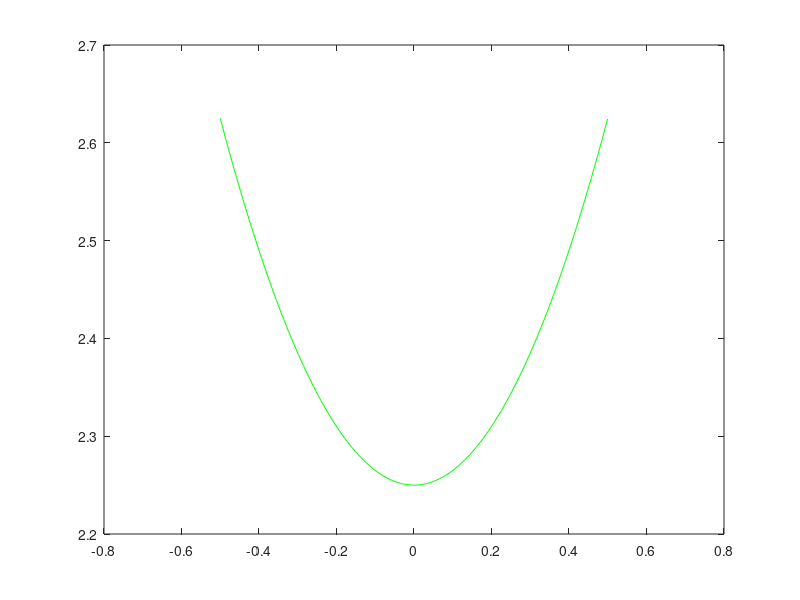

This chart was generated by the following MATLAB code:
clc;

%Index for 3d orbitals
d3z2r2=1;
dx2y2=2;
dxy=3;
dyz=4;
dxz=5;

%Index for 2p orbitals {Strong LS coupling implies the J-mj states are used}
p3232=1;
p3212=2;
p32n12=3;
p32n32=4;

%Index for spins of 3d orbital electrons
s_up=1;
s_down=2;

%Polarization Index
p_x=1;
p_y=2;
p_z=3;


%{
Defining the M matrix:
Since the matrix elements in the cross-section depend on the initial 
orbital, final orbital and the polarization we will define a 4-d matrix 
to store each value.
 
1)  First index gives the p orbitals from whcih transition occurs (No spin
accounted here since 2p orbitals have strong LS coupling) (4 values)
2)  Second index is the allowed 3d orbitals (5 values)
3)  Third index is the spins for electrons in 3d orbitals (up or down,2 values)
4)  Fourth index represents the polarization(5 values, sigma, pi and linearly
polarized light in x y and z directions)
%}

M =  zeros(4,5,2,5);

% All the matrix elements not defined here are zero;
M(p3232,dx2y2,s_up,p_x)=(-sqrt(6)/2);
M(p3232,dx2y2,s_up,p_y)=(-1i*sqrt(6)/2);

M(p32n12,dx2y2,s_up,p_x)=sqrt(.5);
M(p32n12,dx2y2,s_up,p_y)=(-1i*sqrt(.5));

M(p3212,dx2y2,s_down,p_x)=-sqrt(.5);
M(p3212,dx2y2,s_down,p_y)=(-1i*sqrt(.5));

M(p32n32,dx2y2,s_down,p_x)=(sqrt(6)/2);
M(p32n32,dx2y2,s_down,p_y)=(-1i*sqrt(6)/2);


M(p3232,d3z2r2,s_up,p_x)=sqrt(.5);
M(p3232,d3z2r2,s_up,p_y)=(-1i*sqrt(.5));

M(p3212,d3z2r2,s_up,p_z)=4/sqrt(6);

M(p32n12,d3z2r2,s_up,p_x)=-1/sqrt(6);
M(p32n12,d3z2r2,s_up,p_y)=(-1i/sqrt(6));

M(p3212,d3z2r2,s_down,p_x)=1/sqrt(6);
M(p3212,d3z2r2,s_down,p_y)=(-1i/sqrt(6));

M(p32n12,d3z2r2,s_down,p_z)=4/sqrt(6);

M(p32n32,d3z2r2,s_down,p_x)=-sqrt(.5);
M(p32n32,d3z2r2,s_down,p_y)=(-1i*sqrt(.5));


M(p3232,dxy,s_up,p_x)=(1i*sqrt(6)/2);
M(p3232,dxy,s_up,p_y)=-sqrt(6)/2;

M(p32n12,dxy,s_up,p_x)=1i*sqrt(.5);
M(p32n12,dxy,s_up,p_y)=sqrt(.5);

M(p3212,dxy,s_down,p_x)=1i*sqrt(.5);
M(p3212,dxy,s_down,p_y)=-sqrt(.5);

M(p32n32,dxy,s_down,p_x)=1i*sqrt(6)/2;
M(p32n32,dxy,s_down,p_y)=sqrt(6)/2;


M(p3232,dyz,s_up,p_z)=-1i*sqrt(6)/2;

M(p3212,dyz,s_up,p_y)=-sqrt(2);

M(p32n12,dyz,s_up,p_z)=-1i*sqrt(.5);

M(p3212,dyz,s_down,p_z)=-1i*sqrt(.5);

M(p32n12,dyz,s_down,p_y)=-sqrt(2);

M(p32n32,dyz,s_down,p_z)=-1i*sqrt(6)/2;


M(p3232,dxz,s_up,p_z)=sqrt(6)/2;

M(p3212,dxz,s_up,p_x)=-sqrt(2);

M(p32n12,dxz,s_up,p_z)=-sqrt(.5);

M(p3212,dxz,s_down,p_z)=sqrt(.5);

M(p32n12,dxz,s_down,p_x)=-sqrt(2);

M(p32n32,dxz,s_down,p_z)=-sqrt(6)/2;

%%%%%%%%%%%%%%%%%%%%%%%%%%%%%%%%%%%%%%%%%%%%%%%%%%%%%%%%%%%%%%%%%%%%%%%%%%%%%%%%%%%%%%%%%%%%%%%%%%%%%%%%%%%%%%%%%%%

%{
Incident and reflected angles 
Theta  gives information on the momentum that is passed into the 2d substrate. 
The phi angles gives information on crystal axis along which it is passed.
%}
theta_i=0;
phi=0;          % incoming and outgoing phi angles are same
theta_o=0;


%{
Experimental angles
delta - refers to the tilting angle of the substrate
theta - Half angle of the incoming and outgoing orientation. Either 45 ( 2theta=90 ) or 65 for 2theta=130;
%}
delta=-pi/4:.01:pi/4;
theta=pi/4;  

% The crossection dependence is calculated with respect to q_par which is
% the momentum transferred parallel into the surface

k=.5;   % Place holder for incoming photon momentum since we plol arbitraty units of intensity we are free to choose its value.

q_par=2*k*sin(theta)*sin(delta);

%Plot the q-par dependence w.r.t to delta

%plot(delta,q_par);


%{ 
So far we have defined all of the necessary paramters associated with the
experiment. However our cross-section values are all w.r.t x, y z
polarizations alone. With delta and phi being our probing parameters we
will from now on we will have sigma and pi polarizations. These can then be
expressed in the x-y-z polarization basis with appropriate prefactors
dependent on probing parameters there will be seperate parameteris for
incoming and outgoing. However pi polarization parameters are exactly the
same
%}

p_pi_x = cos(phi-pi/2);
p_pi_y = sin(phi-pi/2);
p_pi_z = 0;

p_sigma_x_in = -sin(phi-pi/2)*cos(pi/2-theta);
p_sigma_y_in = cos(delta).*cos(phi-pi/2).*cos(pi/2-theta) - sin(delta).*sin(pi/2-theta);
p_sigma_z_in = sin(delta).*cos(phi-pi/2).*cos(pi/2-theta) + cos(delta).*sin(pi/2-theta);

p_sigma_x_out = sin(phi-pi/2)*cos(pi/2-theta);
p_sigma_y_out = -cos(delta).*cos(phi-pi/2).*cos(pi/2-theta) - sin(delta).*sin(pi/2-theta);
p_sigma_z_out = -sin(delta).*cos(phi-pi/2).*cos(pi/2-theta) + cos(delta).*sin(pi/2-theta);

% We will start calculation for pi-polarizad light that excites a spin-up
% electron.


%%%%%%%%%%%%%%%%%%%%%%%%%%%%%%%%%%%%%%%%%%%%%%%%%%%%%%%%%%%%%%%%%%%%%%%%%%%%%%%%%%%%%%%%%%%%%%%%%%%%%%%%%%%

% The ground state of the Cuprate ion is dominated by the dx2y2 orbit. The
% ground state spin can have arbitrary orientations represented using the 
% Spin Orientation angles .

theta_s = pi/2;
phi_s =pi/4;

%The spin part is represented in the Sz basis with |+> and |->  as the basis states. 
%Spinors which are the basis vectors |+> and |-> aligned along z axis are
%defined below:
spinor_up = [1;0];
spinor_down = [0;1];

%Ground State Spins are then given as follows:

os_up=  cos(theta_s/2)*exp(-1i*phi_s).*spinor_up + sin(theta_s/2).*spinor_down;
os_down = sin(theta_s/2)*exp(-1i*phi_s).*spinor_up - cos(theta_s/2).*spinor_down;


%%%%%%%%%%%%%%%%%%%%%%%%%%%%%%%%%%%%%%%%%%%%%%%%%%%%%%%%%%%%%%%%%%%%%%%%%%%%%%%%%%%%%%%%%%%%%%%%%%%%%%%%%%

%{ 
Our transitions occur in a 2 step process. In hole language:
Step 1
    3dx2y2 hole is de-excited into any of the 2p orbitals.
Step 2
    2p hole is then excited to any of the other 3d orbitals

The orbitals do have corresponding spins.
The allowed channels for each of these transitions correspond to the
non-zero matrix elements of the Dipole operator.
%}




% Elastic line - Ground state to dx2y2|spin_down>. There are two possible
% transitions for this channel thru 2p3232 and 2p32n12. Incoming light could
% be sigma or pi polarized. The outgoing light polarization is not measured
% so it is summed over both sigma and pi polarization


% Incoming light pi polarized \\Same as outgoing light polarization

dx2y2up3232 = M(p3232,dx2y2,s_up,p_x)*p_pi_x + M(p3232,dx2y2,s_up,p_y)*p_pi_y;  % We know that p_pi_z=0
dx2y2up32n12= M(p32n12,dx2y2,s_up,p_x)*p_pi_x + M(p32n12,dx2y2,s_up,p_y)*p_pi_y;  % We know that p_pi_z=0

% Incoming light sigma polarized

dx2y2up3232_sigma = M(p3232,dx2y2,s_up,p_x)*p_sigma_x_in + M(p3232,dx2y2,s_up,p_y)*p_sigma_y_in + M(p3232,dx2y2,s_up,p_z)*p_sigma_z_in;
dx2y2up32n12_sigma = M(p32n12,dx2y2,s_up,p_x)*p_sigma_x_in + M(p32n12,dx2y2,s_up,p_y)*p_sigma_y_in + M(p32n12,dx2y2,s_up,p_z)*p_sigma_z_in;


% Outgoing light sigma polarized

dx2y2up3232_sigma_out = M(p3232,dx2y2,s_up,p_x)*p_sigma_x_out + M(p3232,dx2y2,s_up,p_y)*p_sigma_y_out + M(p3232,dx2y2,s_up,p_z)*p_sigma_z_out;
dx2y2up32n12_sigma_out = M(p32n12,dx2y2,s_up,p_x)*p_sigma_x_out + M(p32n12,dx2y2,s_up,p_y)*p_sigma_y_out + M(p32n12,dx2y2,s_up,p_z)*p_sigma_z_out;



C1 = conj(conj(dx2y2up3232_sigma_out).*dx2y2up3232).*(conj(dx2y2up3232_sigma_out).*dx2y2up3232)*(conj(os_up'*spinor_up).*(os_up'*spinor_up));
C2 = conj(conj(dx2y2up3232).*dx2y2up3232).*(conj(dx2y2up3232).*dx2y2up3232)*(conj(os_up'*spinor_up).*(os_up'*spinor_up));
C3 = conj(conj(dx2y2up32n12_sigma_out).*dx2y2up3232).*(conj(dx2y2up32n12_sigma_out).*dx2y2up3232)*(conj(os_up'*spinor_up).*(os_up'*spinor_up));
C4 = conj(conj(dx2y2up32n12).*dx2y2up3232).*(conj(dx2y2up32n12).*dx2y2up3232)*(conj(os_up'*spinor_up).*(os_up'*spinor_up));

cs = C1+C2+C3+C4;

plot(q_par,cs,'g');
































%%%%%%%%%%%%%%%%%%%%%%%%%%%%%%%%%%%%%%%%%%%%%%%%%%%%%%%%%%%%%%%%%%%%%%%%%%%%%%%%%%%%%%%%%%%%%%%%

%{
 we assume that the dx2y2_down is the ground state of the hole from which
% all transitions occur.

% csd3z2r2_up = dx2y2-> 2p orbital then 2p->d3z2r2_up


%For incoming pi-polarized light these are the orbital parts
dx2y2down3212 = M(p3212,dx2y2,s_down,p_x)*p_pi_x + M(p3212,dx2y2,s_down,p_y)*p_pi_y;  % We know that p_pi_z=0

d3z2r2upp3212_pi_out = M(p3212,d3z2r2,s_up,p_x)*p_pi_x + M(p3212,d3z2r2,s_up,p_y)*p_pi_y;

d3z2r2upp3212_sigma_out = M(p3212,d3z2r2,s_up,p_x)*p_sigma_x_out+ M(p3212,d3z2r2,s_up,p_y)*p_sigma_y_out +M(p3212,d3z2r2,s_up,p_z)*p_sigma_z_out;

% Here we have to account for the spin parts as well. The ground state is
% in a mixed state of up and down spinors while the final state is either
% in spin up or down along the quantization axis. 

p=conj((conj(d3z2r2upp3212_pi_out).*dx2y2down3212)).*conj(d3z2r2upp3212_pi_out).*dx2y2down3212;
disp(p);

csd3zr2up_pi =(conj((conj(d3z2r2upp3212_sigma_out).*dx2y2down3212)).*conj(d3z2r2upp3212_sigma_out).*dx2y2down3212 + conj((conj(d3z2r2upp3212_pi_out).*dx2y2down3212)).*conj(d3z2r2upp3212_pi_out).*dx2y2down3212) *(conj(os_down'*spinor_up)*(os_down'*spinor_up))  ;

plot(q_par,csd3zr2up_pi,'g'); hold on;

%For incoming sigma polarized light
dx2y2down3212_sigma = M(p3212,dx2y2,s_down,p_x)*p_sigma_x_in + M(p3212,dx2y2,s_down,p_y)*p_sigma_y_in + M(p3212,dx2y2,s_down,p_z)*p_sigma_z_in;

csd3z2r2up_sigma = (conj(d3z2r2upp3212_sigma_out).*dx2y2down3212_sigma).*conj(conj(d3z2r2upp3212_sigma_out).*dx2y2down3212_sigma) + (conj(d3z2r2upp3212_pi_out).*dx2y2down3212_sigma).*conj(conj(d3z2r2upp3212_pi_out).*dx2y2down3212_sigma);

plot(q_par,csd3z2r2up_sigma,'b');




%{
%From p3232 the following transitions are possible. (Spin also accounted for)

%p3232

dx2y2upp3232_pi = M(p3232,dx2y2,s_up,p_x)*p_pi_x + M(p3232,dx2y2,s_up,p_y)*p_pi_y;
dx2y2upp3232_sigma = M(p3232,dx2y2,s_up,p_x)*p_sigma_x_out+ M(p3232,dx2y2,s_up,p_y)*p_sigma_y_out +M(p3232,dx2y2,s_up,p_z)*p_sigma_z_out;
d3z2r2upp3232_pi = M(p3232,d3z2r2,s_up,p_x)*p_pi_x + M(p3232,d3z2r2,s_up,p_y)*p_pi_y;
d3z2r2upp3232_sigma = M(p3232,d3z2r2,s_up,p_x)*p_sigma_x_out+ M(p3232,d3z2r2,s_up,p_y)*p_sigma_y_out +M(p3232,d3z2r2,s_up,p_z)*p_sigma_z_out;
dxyupp3232_pi = M(p3232,dxy,s_up,p_x)*p_pi_x + M(p3232,dxy,s_up,p_y)*p_pi_y;
dxyupp3232_sigma = M(p3232,dxy,s_up,p_x)*p_sigma_x_out+ M(p3232,dxy,s_up,p_y)*p_sigma_y_out +M(p3232,dxy,s_up,p_z)*p_sigma_z_out;
dyzupp3232_pi = M(p3232,dyz,s_up,p_x)*p_pi_x + M(p3232,dyz,s_up,p_y)*p_pi_y;
dyzupp3232_sigma = M(p3232,dyz,s_up,p_x)*p_sigma_x_out+ M(p3232,dyz,s_up,p_y)*p_sigma_y_out +M(p3232,dyz,s_up,p_z)*p_sigma_z_out;
dxzupp3232_pi = M(p3232,dxz,s_up,p_x)*p_pi_x + M(p3232,dxz,s_up,p_y)*p_pi_y;
dxzupp3232_sigma = M(p3232,dxz,s_up,p_x)*p_sigma_x_out+ M(p3232,dxz,s_up,p_y)*p_sigma_y_out +M(p3232,dxz,s_up,p_z)*p_sigma_z_out;

% The second p oribtal - p3212
dx2y2up3212 = M(p3212,dx2y2,s_up,p_x)*p_pi_x + M(p3212,dx2y2,s_up,p_y)*p_pi_y;

dx2y2downp3212_pi = M(p3212,dx2y2,s_down,p_x)*p_pi_x + M(p3212,dx2y2,s_down,p_y)*p_pi_y;
dx2y2downp3212_sigma = M(p3212,dx2y2,s_down,p_x)*p_sigma_x_out+ M(p3212,dx2y2,s_down,p_y)*p_sigma_y_out +M(p3212,dx2y2,s_down,p_z)*p_sigma_z_out;
d3z2r2upp3212_pi = M(p3212,d3z2r2,s_up,p_x)*p_pi_x + M(p3212,d3z2r2,s_up,p_y)*p_pi_y;
d3z2r2upp3212_sigma = M(p3212,d3z2r2,s_up,p_x)*p_sigma_x_out+ M(p3212,d3z2r2,s_up,p_y)*p_sigma_y_out +M(p3212,d3z2r2,s_up,p_z)*p_sigma_z_out;
d3z2r2downp3212_pi = M(p3212,d3z2r2,s_down,p_x)*p_pi_x + M(p3212,d3z2r2,s_down,p_y)*p_pi_y;
d3z2r2downp3212_sigma = M(p3212,d3z2r2,s_down,p_x)*p_sigma_x_out+ M(p3212,d3z2r2,s_down,p_y)*p_sigma_y_out +M(p3212,d3z2r2,s_down,p_z)*p_sigma_z_out;
dyzupp3212_pi = M(p3212,dyz,s_up,p_x)*p_pi_x + M(p3212,dyz,s_up,p_y)*p_pi_y;
dyzupp3212_sigma = M(p3212,dyz,s_up,p_x)*p_sigma_x_out+ M(p3212,dyz,s_up,p_y)*p_sigma_y_out +M(p3212,dyz,s_up,p_z)*p_sigma_z_out;
dyzdownp3212_pi = M(p3212,dyz,s_down,p_x)*p_pi_x + M(p3212,dyz,s_down,p_y)*p_pi_y;
dyzdownp3212_sigma = M(p3212,dyz,s_down,p_x)*p_sigma_x_out+ M(p3212,dyz,s_down,p_y)*p_sigma_y_out +M(p3212,dyz,s_down,p_z)*p_sigma_z_out;
dxzupp3212_pi = M(p3212,dxz,s_up,p_x)*p_pi_x + M(p3212,dxz,s_up,p_y)*p_pi_y;
dxzupp3212_sigma = M(p3212,dxz,s_up,p_x)*p_sigma_x_out+ M(p3212,dxz,s_up,p_y)*p_sigma_y_out +M(p3212,dxz,s_up,p_z)*p_sigma_z_out;
dxzdownp3212_pi = M(p3212,dxz,s_down,p_x)*p_pi_x + M(p3212,dxz,s_down,p_y)*p_pi_y;
dxzdownp3212_sigma = M(p3212,dxz,s_down,p_x)*p_sigma_x_out+ M(p3212,dxz,s_down,p_y)*p_sigma_y_out +M(p3212,dxz,s_down,p_z)*p_sigma_z_out;

%The third p-orbital - p32n12
dx2y2up32n12 = M(p32n12,dx2y2,s_up,p_x)*p_pi_x + M(p32n12,dx2y2,s_up,p_y)*p_pi_y;

dx2y2upp32n12_pi = M(p32n12,dx2y2,s_up,p_x)*p_pi_x + M(p32n12,dx2y2,s_up,p_y)*p_pi_y;
dx2y2upp32n12_sigma = M(p32n12,dx2y2,s_up,p_x)*p_sigma_x_out+ M(p32n12,dx2y2,s_up,p_y)*p_sigma_y_out +M(p32n12,dx2y2,s_up,p_z)*p_sigma_z_out;
d3z2r2upp32n12_pi = M(p32n12,d3z2r2,s_up,p_x)*p_pi_x + M(p32n12,d3z2r2,s_up,p_y)*p_pi_y;
d3z2r2upp32n12_sigma = M(p32n12,d3z2r2,s_up,p_x)*p_sigma_x_out+ M(p32n12,d3z2r2,s_up,p_y)*p_sigma_y_out +M(p32n12,d3z2r2,s_up,p_z)*p_sigma_z_out;
d3z2r2downp32n12_pi = M(p32n12,d3z2r2,s_down,p_x)*p_pi_x + M(p32n12,d3z2r2,s_down,p_y)*p_pi_y;
d3z2r2downp32n12_sigma = M(p32n12,d3z2r2,s_down,p_x)*p_sigma_x_out+ M(p32n12,d3z2r2,s_down,p_y)*p_sigma_y_out +M(p32n12,d3z2r2,s_down,p_z)*p_sigma_z_out;
dxyupp32n12_pi = M(p32n12,dxy,s_up,p_x)*p_pi_x + M(p32n12,dxy,s_up,p_y)*p_pi_y;
dxyupp32n12_sigma = M(p32n12,dxy,s_up,p_x)*p_sigma_x_out+ M(p32n12,dxy,s_up,p_y)*p_sigma_y_out +M(p32n12,dxy,s_up,p_z)*p_sigma_z_out;
dyzupp32n12_pi = M(p32n12,dyz,s_up,p_x)*p_pi_x + M(p32n12,dyz,s_up,p_y)*p_pi_y;
dyzupp32n12_sigma = M(p32n12,dyz,s_up,p_x)*p_sigma_x_out+ M(p32n12,dyz,s_up,p_y)*p_sigma_y_out +M(p32n12,dyz,s_up,p_z)*p_sigma_z_out;
dyzdownp32n12_pi = M(p32n12,dyz,s_down,p_x)*p_pi_x + M(p32n12,dyz,s_down,p_y)*p_pi_y;
dyzdownp32n12_sigma = M(p32n12,dyz,s_down,p_x)*p_sigma_x_out+ M(p32n12,dyz,s_down,p_y)*p_sigma_y_out +M(p32n12,dyz,s_down,p_z)*p_sigma_z_out;
dxzupp32n12_pi = M(p32n12,dxz,s_up,p_x)*p_pi_x + M(p32n12,dxz,s_up,p_y)*p_pi_y;
dxzupp32n12_sigma = M(p32n12,dxz,s_up,p_x)*p_sigma_x_out+ M(p32n12,dxz,s_up,p_y)*p_sigma_y_out +M(p32n12,dxz,s_up,p_z)*p_sigma_z_out;
dxzdownp32n12_pi = M(p32n12,dxz,s_down,p_x)*p_pi_x + M(p32n12,dxz,s_down,p_y)*p_pi_y;
dxzdownp32n12_sigma = M(p32n12,dxz,s_down,p_x)*p_sigma_x_out+ M(p32n12,dxz,s_down,p_y)*p_sigma_y_out +M(p32n12,dxz,s_down,p_z)*p_sigma_z_out;

dyz_sum_p_pi = dyzup3232*(dx2y2upp3232_pi+d3z2r2upp3232_pi+dxyupp3232_pi+dyzupp3232_pi+dxzupp3232_pi) + dyzupp3212*(dx2y2downp3212_pi+d3z2r2upp3212_pi+d3z2r2downp3212_pi+dyzupp3212_pi +dyzdownp3212_pi+dxzupp3212_pi+dxzdownp3212_pi) + dyzupp32n12*(dx2y2upp32n12_pi + d3z2r2upp32n12_pi + d3z2r2downp32n12_pi + dxyupp32n12_pi + dyzupp32n12_pi + dyzdownp32n12_pi + dxzupp32n12_pi + dxzdownp32n12_pi); 
dyz_sum_p_sigma = dyzup3232*(dx2y2upp3232_sigma+d3z2r2upp3232_sigma+dxyupp3232_sigma+dyzupp3232_sigma+dxzupp3232_sigma) + dyzupp3212*(dx2y2downp3212_sigma+d3z2r2upp3212_sigma+d3z2r2downp3212_sigma+dyzupp3212_sigma +dyzdownp3212_sigma+dxzupp3212_sigma+dxzdownp3212_sigma) + dyzupp32n12*(dx2y2upp32n12_sigma + d3z2r2upp32n12_sigma + d3z2r2downp32n12_sigma + dxyupp32n12_sigma + dyzupp32n12_sigma + dyzdownp32n12_sigma + dxzupp32n12_sigma + dxzdownp32n12_sigma); 

csdd = conj(dyz_sum_p_pi).*dyz_sum_p_pi + conj(dyz_sum_p_sigma).*dyz_sum_p_sigma;

%dyz pi spin_up
plot(delta,csdd);

for p2=1:1:4
    for d3=1:1:5
        for s=1:1:2
            csdd = (M(p2,dxy,s_up,p_x)*p_pi_x + M(p2,dxy,s_up,p_y)*p_pi_y) * (M(p2,d3,s,p_x)*p_pi_x + M(p2,d3,s,p_x)*p_pi_x
     

%}















%}
